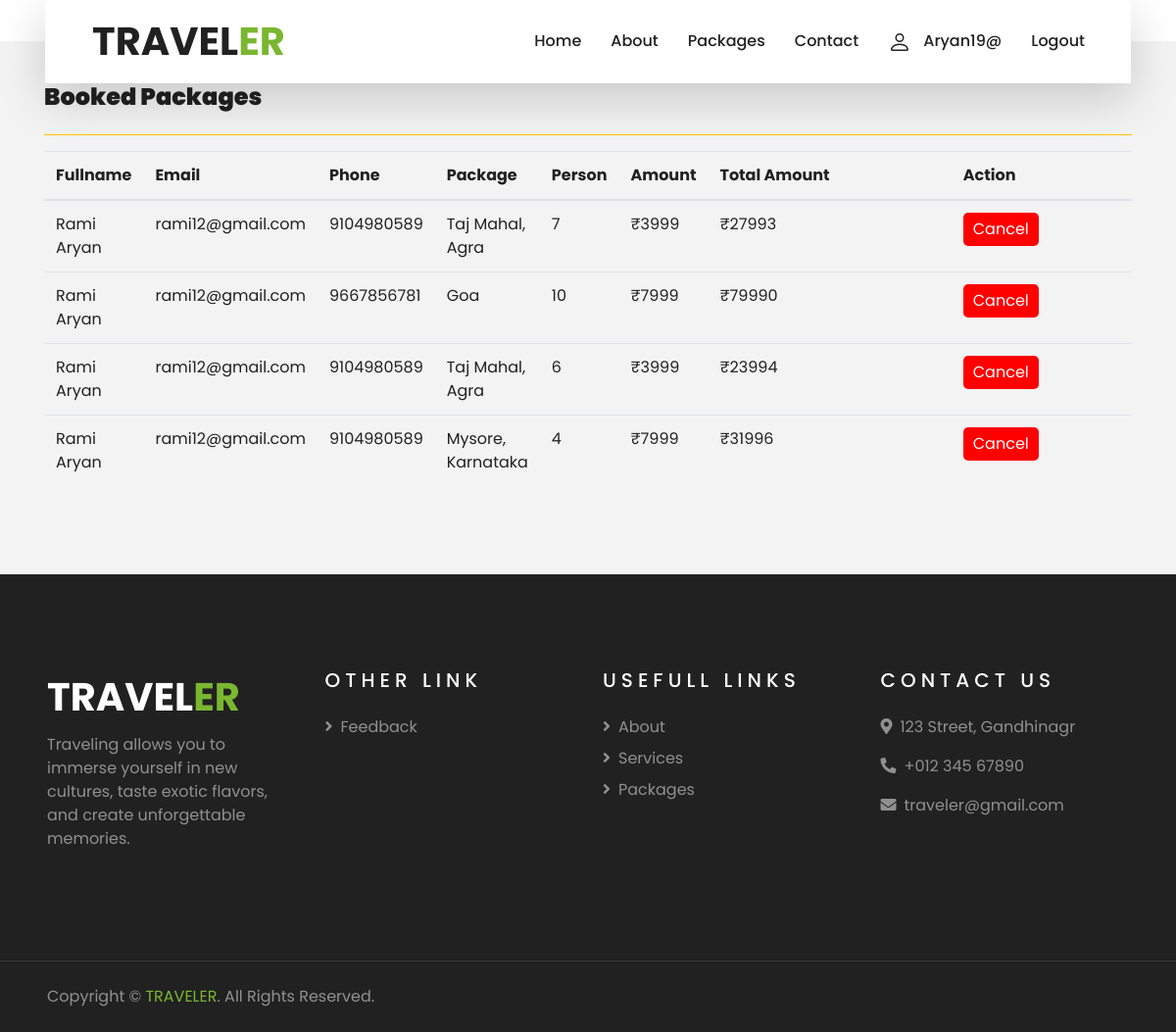
Page /myaccount.php (signed in) on the committed database.
### tables this page shows
CREATE TABLE `booking` (
  `bookingid` int(20) NOT NULL,
  `userid` int(20) NOT NULL,
  `fullname` varchar(50) NOT NULL,
  `email` varchar(30) NOT NULL,
  `phone` varchar(20) NOT NULL,
  `packagename` varchar(30) NOT NULL,
  `person` int(10) NOT NULL,
  `amount` varchar(30) NOT NULL,
  `bookingdate` timestamp NOT NULL DEFAULT current_timestamp()
);

### myaccount.php (the view, shortened to what this page needs)
<?php include 'Inc/Header.php';
include('Inc/config.php');
$userid = $_SESSION['userid'];
$sql = "SELECT * FROM booking WHERE userid = $userid";
$result = mysqli_query($conn, $sql);
?>
<section class="page-section">
    <div class="container">
        <div class="w-100 justify-content-between d-flex">
            <h4><b>Booked Packages</b></h4>
        </div>
        <hr class="border-warning">
        <table class="table table-stripped text-dark">
            <colgroup>
                <col width="5%">
                <col width="10">
                <col width="25">
                <col width="25">
                <col width="15">
                <col width="10">
            </colgroup>
            <thead>
                <tr>
                    <th>Fullname</th>
                    <th>Email</th>
                    <th>Phone</th>
                    <th>Package</th>
                    <th>Person</th>
                    <th>Amount</th>
                    <th>Total Amount</th>
                    <th>Action</th>
                </tr>
            </thead>
            <tbody>
            <?php
                while ($row = mysqli_fetch_assoc($result)) {
                    $total_amount = $row['person'] * $row['amount'];
                    echo "<tr>";
                    echo "<td>" . $row['fullname'] . "</td>";
                    echo "<td>" . $row['email'] . "</td>";
                    echo "<td>" . $row['phone'] . "</td>";
                    echo "<td>" . $row['packagename'] . "</td>";
                    echo "<td>" . $row['person'] . "</td>";
                    echo "<td>₹" . $row['amount'] . "</td>";
                    echo "<td>₹" . $total_amount . "</td>";
                    echo "<td><button class='cancel-btn' onclick='cancelBooking(" . $row['bookingid'] . ")'>Cancel</button></td>";
                    echo "</tr>";
                }
                ?>
            </tbody>
        </table>
    </div>
</section>
<?php include 'Inc/Footer.php'; ?>

### myaccount.php (style rules this page uses)
.cancel-btn { background-color: #ff0000; color: #fff; padding: 5px 10px; border: none; border-radius: 5px; cursor: pointer; }

### rows in the picture
booking: fullname "Rami Aryan", email "rami12@gmail.com", phone "9104980589", packagename "Taj Mahal, Agra", person "7", amount "3999", total_amount "27993"
booking: fullname "Rami Aryan", email "rami12@gmail.com", phone "9667856781", packagename "Goa", person "10", amount "7999", total_amount "79990"
booking: fullname "Rami Aryan", email "rami12@gmail.com", phone "9104980589", packagename "Taj Mahal, Agra", person "6", amount "3999", total_amount "23994"
booking: fullname "Rami Aryan", email "rami12@gmail.com", phone "9104980589", packagename "Mysore, Karnataka", person "4", amount "7999", total_amount "31996"

### other values in the picture
$username "Aryan19@"
